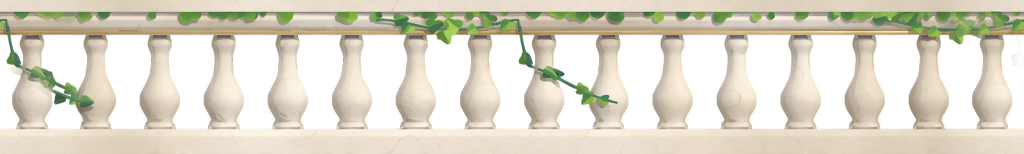
#> input picture Assets/Art/Paradise/Kit/Architecture/balustrade.png, 1024 x 154 px
$ python rail_post.py
#> lines starting #> are read from the running program, lines starting #| are printed output that depends on the picture; after the words box and inside, x2 and y2 are one past the last pixel; in counts of white or black regions, pixels touching at a corner belong together
"""The end post of a balustrade, made from the balustrade's own marble.

A balustrade never just stops: it ends in a solid square post. The kit has none, so this builds
one out of the balustrade painting itself, so the stone matches exactly: its plinth for the base,
the same marble drawn up into a square shaft with its edges turned from the light, and the plinth
again, turned over, as the cap. Written to Kit/Architecture/balustrade_post.png; run normals.py
for its normal map.

  python tools/ai_art/rail_post.py
"""
import os

import numpy as np
from PIL import Image

try:
    import cv2
except ImportError:  # OpenCV is only needed to run this script, not to import it (check_tools.py).
    cv2 = None

FOLDER = os.path.join(os.path.dirname(__file__), "..", "..", "Assets", "Art", "Paradise", "Kit", "Architecture")
SOURCE = os.path.join(FOLDER, "balustrade.png")
OUT = os.path.join(FOLDER, "balustrade_post.png")

# The balustrade's plinth: the clean marble band along its foot, in the painting's rows.
PLINTH = (134, 154)
# Where along the painting the marble is taken from (a stretch with no ivy on the plinth).
TAKE = (200, 300)
SHAFT_WIDTH = 64
BASE_WIDTH = 80
CAP_WIDTH = 84
HEIGHT = 166


def resized(img: np.ndarray, w: int, h: int) -> np.ndarray:
    return cv2.resize(img, (w, h), interpolation=cv2.INTER_AREA if w < img.shape[1] else cv2.INTER_CUBIC)


def main() -> None:
    src = np.asarray(Image.open(SOURCE).convert("RGBA"), dtype=np.float32) / 255.0
    plinth = src[PLINTH[0] : PLINTH[1], TAKE[0] : TAKE[1]]
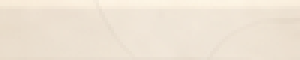
#> plinth: shape (20, 100, 4) float32 (shown 3 times larger); mean R, G, B, A 0.935, 0.892, 0.833, 1
    base_h = PLINTH[1] - PLINTH[0]
    cap_h = 20
    shaft_h = HEIGHT - base_h - cap_h
    out = np.zeros((HEIGHT, CAP_WIDTH, 4), np.float32)

    def place(img: np.ndarray, top: int) -> None:
        h, w = img.shape[:2]
        left = (CAP_WIDTH - w) // 2
        a = img[..., 3:]
        under = out[top : top + h, left : left + w]
        under[..., :3] = img[..., :3] * a + under[..., :3] * (1.0 - a)
        under[..., 3:] = a + under[..., 3:] * (1.0 - a)

    # The shaft: the same marble drawn up, its sides turning away from the light (the sun is
    # high on the right, so the left edge is the darker), a soft shade under the cap.
    # Turned on its side, so the marble's veins run up the post rather than smearing across it.
    shaft = resized(np.transpose(plinth, (1, 0, 2)), SHAFT_WIDTH, shaft_h).copy()
#> in resized, `return cv2.resize(img, (w, h), interpolation=cv2.INTER_AREA if w < img..`:
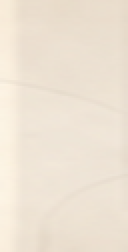
#> returned value: shape (126, 64, 4) float32 (shown 2 times larger); mean of channels 0, 1, 2, 3 0.935, 0.892, 0.833, 1; transparent parts drawn white
    shaft[..., 3] = 1.0
#> shaft: shape (126, 64, 4) float32; 4.59% of pixels changed, all inside (x1, y1, x2, y2) = (0, 0, 64, 122)
    across = np.linspace(-1.0, 1.0, SHAFT_WIDTH)[None, :, None]
    shade = 1.0 - 0.16 * np.clip(-across - 0.55, 0.0, 1.0) / 0.45 - 0.07 * np.clip(across - 0.75, 0.0, 1.0) / 0.25
    down = np.linspace(0.0, 1.0, shaft_h)[:, None, None]
    shade = shade * (1.0 - 0.12 * np.exp(-down / 0.08))
    shaft[..., :3] *= shade
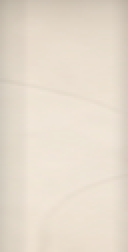
#> shaft: shape (126, 64, 4) float32 (shown 2 times larger); mean R, G, B, A 0.903, 0.861, 0.805, 1
    place(shaft, cap_h)
#> in place, `a = img[..., 3:]`: a: shape (126, 64, 1) float32; every value is 1
    base = resized(plinth, BASE_WIDTH, base_h).copy()
#> call 2 of resized, with w = 80, h = 20
#> in resized (call 2), `return cv2.resize(img, (w, h), interpolation=cv2.INTER_AREA if w < img..`:
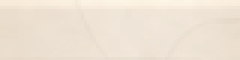
#> returned value: shape (20, 80, 4) float32 (shown 3 times larger); mean of channels 0, 1, 2, 3 0.935, 0.892, 0.833, 1; drawn as R, G, B
    base[..., 3] = 1.0
    place(base, HEIGHT - base_h)
#> in place (call 2), `a = img[..., 3:]`: a: shape (20, 80, 1) float32; every value is 1
    cap = resized(plinth[::-1], CAP_WIDTH, cap_h).copy()
#> call 3 of resized, with w = 84, h = 20
#> in resized (call 3), `return cv2.resize(img, (w, h), interpolation=cv2.INTER_AREA if w < img..`:
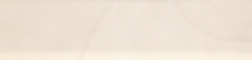
#> returned value: shape (20, 84, 4) float32 (shown 3 times larger); mean of channels 0, 1, 2, 3 0.935, 0.892, 0.833, 1; transparent parts drawn white
    cap[..., 3] = 1.0
#> cap: shape (20, 84, 4) float32; 4.76% of pixels changed, all inside (x1, y1, x2, y2) = (10, 0, 74, 20)
    cap[:2, :, :3] = np.minimum(1.0, cap[:2, :, :3] * 1.12)
#> cap: shape (20, 84, 4) float32; mean R, G, B, A 0.943, 0.902, 0.843, 1
    place(cap, 0)
#> in place (call 3), `a = img[..., 3:]`: a: shape (20, 84, 1) float32; every value is 1

    Image.fromarray((np.clip(out, 0.0, 1.0) * 255.0 + 0.5).astype(np.uint8), "RGBA").save(OUT, optimize=True)
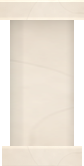
#> saved as balustrade_post.png: PIL image 84x166 RGBA; mean R, G, B, A 189.5, 180.8, 169, 207.5; transparent parts drawn white
    print(f"balustrade post {CAP_WIDTH}x{HEIGHT}")


if __name__ == "__main__":
    main()

$ run again, with Assets/Art/Paradise/Kit/Architecture/arch_span_wide.png copied over Assets/Art/Paradise/Kit/Architecture/balustrade.png
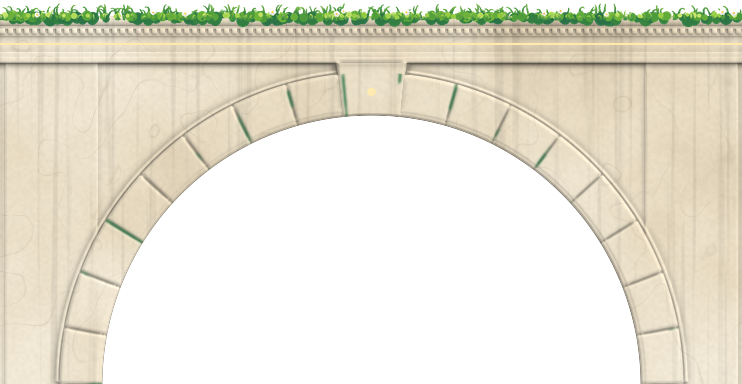
#> input picture Assets/Art/Paradise/Kit/Architecture/arch_span_wide.png, 742 x 384 px
#> a: shape (126, 64, 1) float32; every value is 1
#> in place, `under[..., :3] = img[..., :3] * a + under[..., :3] * (1.0 - a)`:
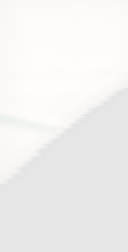
#> under: shape (126, 64, 4) float32 (shown 2 times larger); mean R, G, B, A 0.425, 0.403, 0.356, 0; transparent parts drawn white
#> a: shape (20, 80, 1) float32; every value is 1
#> under: shape (20, 80, 4) float32
#> a: shape (20, 84, 1) float32; every value is 1
#> under: shape (20, 84, 4) float32
#> in main, `Image.fromarray((np.clip(out, 0.0, 1.0) * 255.0 + 0.5).astype(np.uint8..`:
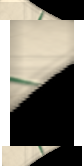
#> saved as balustrade_post.png: PIL image 84x166 RGBA; mean R, G, B, A 89.6, 85.1, 75, 207.5; transparent parts drawn white
